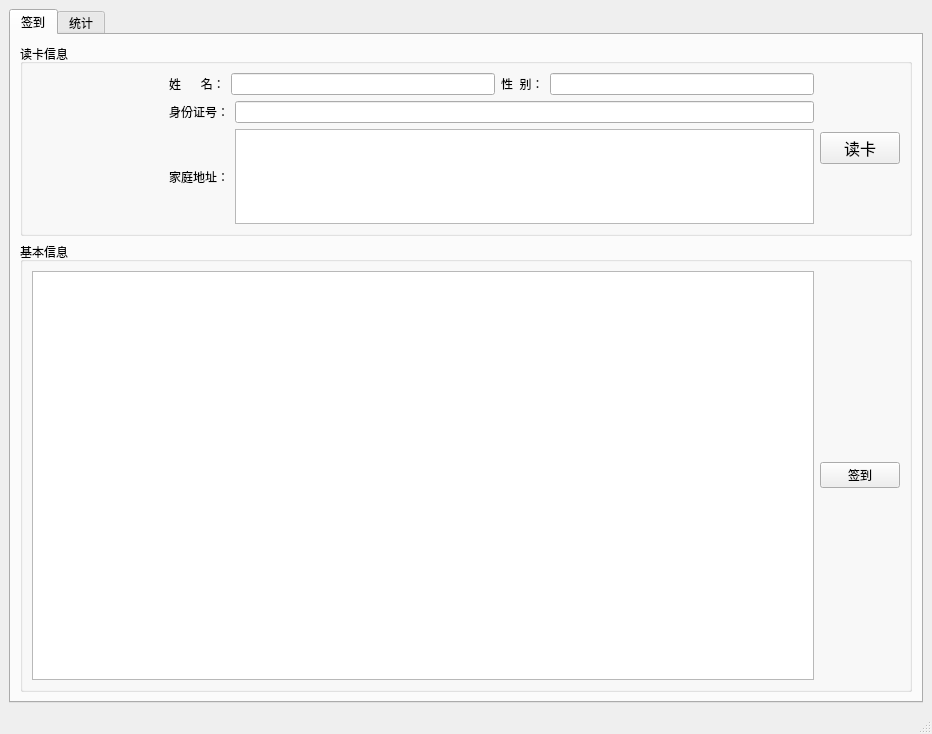
<?xml version="1.0" encoding="UTF-8"?>
<ui version="4.0">
 <class>MainWindow</class>
 <widget class="QMainWindow" name="MainWindow">
  <property name="geometry">
   <rect>
    <x>0</x>
    <y>0</y>
    <width>932</width>
    <height>734</height>
   </rect>
  </property>
  <property name="sizePolicy">
   <sizepolicy hsizetype="Expanding" vsizetype="Expanding">
    <horstretch>0</horstretch>
    <verstretch>0</verstretch>
   </sizepolicy>
  </property>
  <property name="minimumSize">
   <size>
    <width>800</width>
    <height>600</height>
   </size>
  </property>
  <property name="windowTitle">
   <string>MainWindow</string>
  </property>
  <widget class="QWidget" name="centralwidget">
   <property name="sizePolicy">
    <sizepolicy hsizetype="Expanding" vsizetype="Expanding">
     <horstretch>0</horstretch>
     <verstretch>0</verstretch>
    </sizepolicy>
   </property>
   <layout class="QVBoxLayout" name="verticalLayout">
    <item>
     <widget class="QTabWidget" name="tabWidget">
      <property name="currentIndex">
       <number>0</number>
      </property>
      <widget class="QWidget" name="tab">
       <attribute name="title">
        <string>签到</string>
       </attribute>
       <layout class="QVBoxLayout" name="verticalLayout_2">
        <item>
         <widget class="QGroupBox" name="groupBox">
          <property name="title">
           <string>读卡信息</string>
          </property>
          <layout class="QVBoxLayout" name="verticalLayout_4">
           <item>
            <layout class="QHBoxLayout" name="horizontalLayout_4">
             <item>
              <widget class="QLabel" name="lbl_pic">
               <property name="sizePolicy">
                <sizepolicy hsizetype="Fixed" vsizetype="Fixed">
                 <horstretch>0</horstretch>
                 <verstretch>0</verstretch>
                </sizepolicy>
               </property>
               <property name="minimumSize">
                <size>
                 <width>131</width>
                 <height>151</height>
                </size>
               </property>
               <property name="text">
                <string/>
               </property>
              </widget>
             </item>
             <item>
              <layout class="QVBoxLayout" name="verticalLayout_3">
               <item>
                <layout class="QHBoxLayout" name="horizontalLayout">
                 <item>
                  <widget class="QLabel" name="label">
                   <property name="text">
                    <string>姓      名：</string>
                   </property>
                  </widget>
                 </item>
                 <item>
                  <widget class="QLineEdit" name="txt_name">
                   <property name="enabled">
                    <bool>true</bool>
                   </property>
                   <property name="readOnly">
                    <bool>true</bool>
                   </property>
                  </widget>
                 </item>
                 <item>
                  <widget class="QLabel" name="label_2">
                   <property name="text">
                    <string>性  别：</string>
                   </property>
                  </widget>
                 </item>
                 <item>
                  <widget class="QLineEdit" name="txt_gander">
                   <property name="readOnly">
                    <bool>true</bool>
                   </property>
                  </widget>
                 </item>
                </layout>
               </item>
               <item>
                <layout class="QHBoxLayout" name="horizontalLayout_2">
                 <item>
                  <widget class="QLabel" name="label_3">
                   <property name="text">
                    <string>身份证号：</string>
                   </property>
                  </widget>
                 </item>
                 <item>
                  <widget class="QLineEdit" name="txt_id"/>
                 </item>
                </layout>
               </item>
               <item>
                <layout class="QHBoxLayout" name="horizontalLayout_3">
                 <item>
                  <widget class="QLabel" name="label_4">
                   <property name="sizePolicy">
                    <sizepolicy hsizetype="Preferred" vsizetype="Preferred">
                     <horstretch>0</horstretch>
                     <verstretch>0</verstretch>
                    </sizepolicy>
                   </property>
                   <property name="text">
                    <string>家庭地址：</string>
                   </property>
                  </widget>
                 </item>
                 <item>
                  <widget class="QTextEdit" name="txt_address">
                   <property name="sizePolicy">
                    <sizepolicy hsizetype="Expanding" vsizetype="Preferred">
                     <horstretch>0</horstretch>
                     <verstretch>0</verstretch>
                    </sizepolicy>
                   </property>
                   <property name="readOnly">
                    <bool>true</bool>
                   </property>
                  </widget>
                 </item>
                </layout>
               </item>
              </layout>
             </item>
             <item>
              <widget class="QPushButton" name="btn_readCard">
               <property name="font">
                <font>
                 <pointsize>12</pointsize>
                </font>
               </property>
               <property name="text">
                <string>读卡</string>
               </property>
              </widget>
             </item>
            </layout>
           </item>
          </layout>
         </widget>
        </item>
        <item>
         <widget class="QGroupBox" name="groupBox_2">
          <property name="sizePolicy">
           <sizepolicy hsizetype="Expanding" vsizetype="Expanding">
            <horstretch>0</horstretch>
            <verstretch>0</verstretch>
           </sizepolicy>
          </property>
          <property name="title">
           <string>基本信息</string>
          </property>
          <layout class="QHBoxLayout" name="horizontalLayout_7">
           <item>
            <layout class="QHBoxLayout" name="horizontalLayout_5">
             <item>
              <widget class="QTableView" name="tableView"/>
             </item>
             <item>
              <widget class="QPushButton" name="btn_register">
               <property name="text">
                <string>签到</string>
               </property>
              </widget>
             </item>
            </layout>
           </item>
          </layout>
         </widget>
        </item>
       </layout>
      </widget>
      <widget class="QWidget" name="tab_2">
       <attribute name="title">
        <string>统计</string>
       </attribute>
       <layout class="QVBoxLayout" name="verticalLayout_6">
        <item>
         <widget class="QGroupBox" name="groupBox_5">
          <property name="title">
           <string>全院数据图</string>
          </property>
          <layout class="QVBoxLayout" name="verticalLayout_5">
           <item>
            <layout class="QHBoxLayout" name="horizontalLayout_6" stretch="1,5,1">
             <item>
              <widget class="QComboBox" name="cbox_entry_date"/>
             </item>
             <item>
              <layout class="QHBoxLayout" name="pie_pic">
               <property name="spacing">
                <number>0</number>
               </property>
              </layout>
             </item>
             <item>
              <widget class="QPushButton" name="btn_data_output">
               <property name="text">
                <string>数据导出</string>
               </property>
              </widget>
             </item>
            </layout>
           </item>
          </layout>
         </widget>
        </item>
        <item>
         <widget class="QGroupBox" name="groupBox_6">
          <property name="title">
           <string>系部图</string>
          </property>
          <layout class="QHBoxLayout" name="horizontalLayout_8">
           <item>
            <layout class="QHBoxLayout" name="department_layout"/>
           </item>
          </layout>
         </widget>
        </item>
       </layout>
      </widget>
     </widget>
    </item>
   </layout>
  </widget>
  <widget class="QMenuBar" name="menubar">
   <property name="geometry">
    <rect>
     <x>0</x>
     <y>0</y>
     <width>932</width>
     <height>21</height>
    </rect>
   </property>
  </widget>
  <widget class="QStatusBar" name="statusbar"/>
 </widget>
 <resources/>
 <connections/>
</ui>
